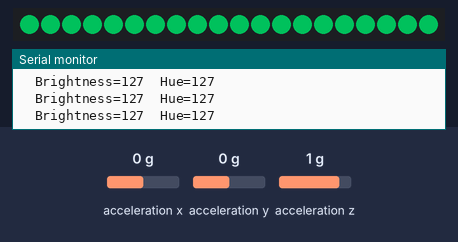
This sketch was run on a simulated Arduino Uno, built with avr-gcc and run on an emulated ATmega328P. On the bench: 20 RGB LEDs in strip order, left to right, the last lines printed to the serial monitor. Wiring (inferred from the names in the program): ADXL345 accelerometer at I2C address 0x53. The inputs (shaded band) are chosen by the test bench; at power-on: acceleration x 0 g, acceleration z 1 g, acceleration y 0 g. Dim RGB values are drawn brighter than linear.

Above: at 8.1 s.
8.2 s: acceleration x set to 1.4 g
At 9.4 s:
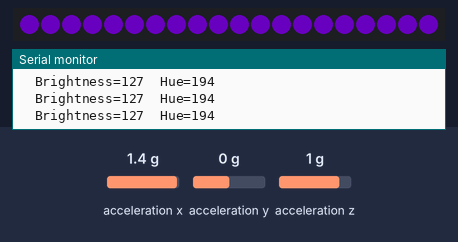
9.8 s: acceleration z set to -0.8 g
At 10.9 s:
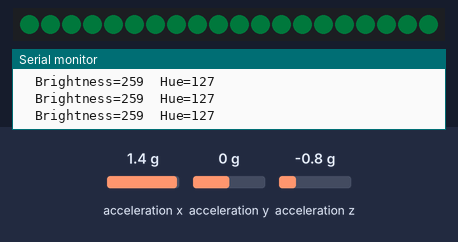
11.3 s: acceleration y set to -1.4 g
At 12.1 s:
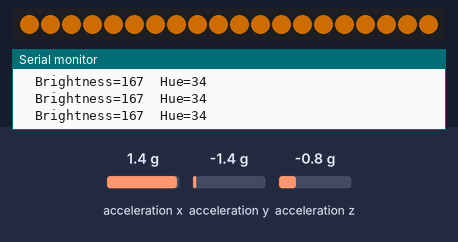
12.8 s: acceleration y set to 0.8 g
At 13.3 s:
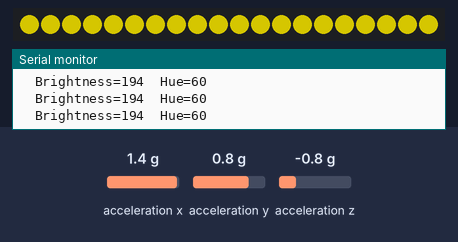
14.3 s: acceleration y set to 1.4 g
At 14.8 s:
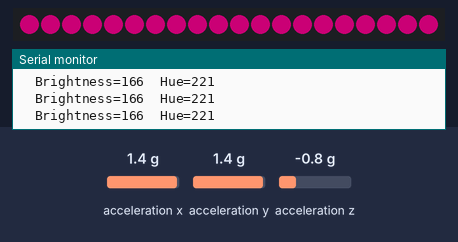
15.8 s: acceleration y set to 0 g
At 17.3 s:
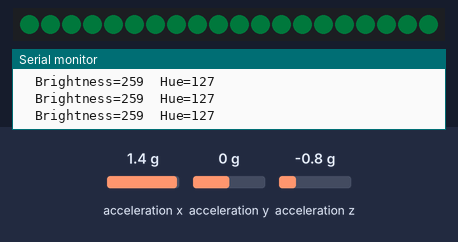
Timing chart, 0 to 18.3 s (numbered marks = the images above; inputs shaded):
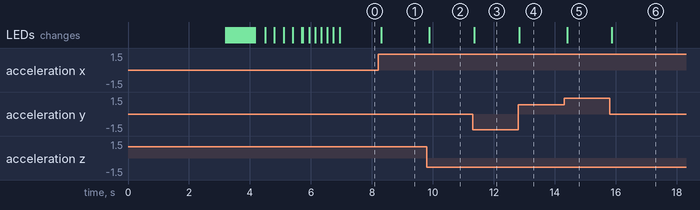

Measured:
- after the input at 8.2 s, the LEDs: change after 0.11 s (image 1)
- after the input at 9.8 s, the LEDs: change after 0.08 s (image 2)
- after the input at 11.3 s, the LEDs: change after 0.06 s (image 3)
- after the input at 12.8 s, the LEDs: change at once (image 4)
- after the input at 14.3 s, the LEDs: change after 0.10 s (image 5)
- after the input at 15.8 s, the LEDs: change after 0.07 s (image 6)

The sketch:

rgb-accelerometer.ino
```cpp
// Seth Donohue - RGB LED controlled by 3axis tilt of ADXL345
// DONE: ADD toggle input to allow adustment of axis individually.
//      - may need  different buttons? Answer: Yup.
//      - Can use one button to cycle through and show a signal LED that tells which axis you are adjusting
//        - OR have the LED's flash a count for X, Y or Z axis.
//        - Solution: USe one momentary button for X and one for Y. LED strip indicates if adustment is working or not.
// DONE: HOW? To get Z-axis to be adjustable? Answer: Not posible at this time.
// TODO: Use Z Axis and hand up-down motion to turn off an on lights?
// TODO: Use Single tap for high fives to turn LED's white quickly and fade away.
// TODO: Use Double Tap to cycle through LED patterns.
/*************************************************************************/
// Controller Inputs

// Used to convert radians to degrees, set to 1/1 to keep output to radians
int degreeToRadControl = PI/PI;

// Axis Adjustment Toggle and pins
int XadjustmentAllowed = 1; // TODO: set back to 0
int YadjustmentAllowed = 1; // TODO: set back to 0
const int XtogglePin = 9;
const int YtogglePin = 8;

// Accelerometer declarations and imports
#include <Wire.h>  //Call the I2C library built in Arduino
#include <SparkFun_ADXL345.h> // SparkFun ADXL345 Library

// TODO: Is the below needed or does Wire do the same thing?
 ADXL345 adxl = ADXL345();             // USE FOR I2C COMMUNICATION

//Set the address of the register
#define Register_ID 0
#define Register_2D 0x2D
#define Register_X0 0x32
#define Register_X1 0x33
#define Register_Y0 0x34
#define Register_Y1 0x35
#define Register_Z0 0x36
#define Register_Z1 0x37

int ADXAddress = 0x53;  //I2C address
int X0, X1, X_out;
int Y0, Y1, Y_out;
int Z1, Z0, Z_out;
double Xg, Yg, Zg;
double Xangle, Yangle, Zangle;
int BRIGHTNESS = 100;
int singleHUE = 10;

// FastLED Strip definitions
#include <FastLED.h>

#define LED_PIN 7
#define CLOCK_PIN 9
#define NUM_LEDS 20
// #define LED_TYPE WS2812
#define LED_TYPE APA102

// #define COLOR_ORDER GRB
#define COLOR_ORDER RGB

CRGB leds[NUM_LEDS];

#define UPDATES_PER_SECOND 10

// Function declarations
// RGB Strip FILL ALL base don Hue
void fillAllLEDs(int hue)
{
  for (int i = 0; i < NUM_LEDS; i++)
  {
    leds[i].setHue(hue);
  }
}

void fadeOut(int delay){
  for(int j=254;j >= 0; j--) {
    FastLED.setBrightness(j);
    FastLED.delay(delay);
  }
}

void flash(int cycles, int hue, int brightness, int speed){;
  fillAllLEDs(hue);
  FastLED.show();
  for(int i=0; i < cycles; i++){
    FastLED.setBrightness(brightness);
    FastLED.show();
    delay(speed);
    FastLED.setBrightness(0);
    FastLED.show();
    delay(speed);
  }
}

// Calculating radians and then converting to degrees with atan(param) * (180/PI);
//    adding 1.5 radians to end to make range from 0rad to 3rad instead of -1.5rad to 1.5rad
double X_angle(double Xg, double Yg, double Zg, int degreeControl) {
  return (atan(Xg/(sqrt((Yg*Yg) + (Zg*Zg))))*degreeControl) + 1.5;
}

double Y_angle(double Xg, double Yg, double Zg, int degreeControl) {
  return (atan(Yg/(sqrt((Xg*Xg) + (Zg*Zg))))*degreeControl) + 1.5;
}

double Z_angle(double Xg, double Yg, double Zg, int degreeControl) {
  return (atan(Zg/(sqrt((Yg*Yg) + (Xg*Xg))))*degreeControl) + 1.5;
}

// FASTLed Patterns  - taken from https://www.tweaking4all.com/hardware/arduino/adruino-led-strip-effects/
// Rainbow - https://github.com/Resseguie/FastLED-Patterns/blob/master/fastled-patterns.ino
void rainbow(int cycles, int speed) {
  if(cycles == 0){
	for(int i=0; i < NUM_LEDS; i++){
//	   leds[i] = Wheel(((i*256/NUM_LEDS)) & 255);
	  leds[i].setHue((i*256)/NUM_LEDS);
	}
	FastLED.show();
  }else{
	for(int i=0; i < 256*cycles; i++){
	  for(int j=0; j < NUM_LEDS; j++){
		// leds[i] = Wheel(((j*256) + i) & 255);
		leds[j].setHue((j*256) + i);
	  }
	  FastLED.show();
	  FastLED.delay(speed);
	}
  }
}

// Flash to white and Fade out
// TODO: Figure out mathematical solution to a proper fade, currently I just experiment and the
//       delay is roughly equivalent to the cycles to have a linear decrease in brigthness.
void whiteFlash(int flashLength, int fadeTime) {
  // fadeTime is in seconds and is multipled times 100 to workk with our step/delay of 10ms
  // example: fadeTime = 5, 5 * 100 = 500, 500 * 10ms delay  = 5000ms total time.
  FastLED.setBrightness(255);
  for(int i=0; i < NUM_LEDS; i++){
    leds[i].setRGB(255, 255, 255);
  }
  FastLED.show();
  FastLED.delay(1000);
//  FastLED.delay(flashLength);

  fadeOut(10);
  FastLED.setBrightness(0);
}

// Bootup Loop
void bootupLoop() {
  Serial.println('+Bootup Sequence');
  for(int i=0; i < NUM_LEDS ;i++){
    leds[i].setRGB(255,255,255);
    FastLED.show();
    FastLED.delay(50);
  }
  rainbow(1, 0);
  fadeOut(5);
  flash(3, 100, 25, 200);
}


/**************************************************************************/
void setup()
{
  // -------------- RGB-Accelerometer LED Color Control Setup --------------
  delay(3000); // power-up safety delay

  // RGB STRIP setup
  // FastLED.addLeds<LED_TYPE, LED_PIN, COLOR_ORDER>(leds, NUM_LEDS).setCorrection(TypicalLEDStrip);
  FastLED.addLeds<LED_TYPE, LED_PIN, CLOCK_PIN, COLOR_ORDER>(leds, NUM_LEDS).setCorrection(TypicalLEDStrip);
  FastLED.setBrightness(BRIGHTNESS);

  //initialize the X-toggle pin as input
  pinMode(XtogglePin,INPUT);

  //initialize the Y-toggle pin as input
  pinMode(YtogglePin,INPUT);

  //ADXL345
  Serial.begin(115200);//Set the baud rate of serial monitor as 9600bps
  delay(100);
  Wire.begin();  //Initialize I2C
  delay(100);
  Wire.beginTransmission(ADXAddress);
  Wire.write(Register_2D);
  Wire.write(8);
  Wire.endTransmission();
  Serial.println("Accelerometer Test ");
  Serial.print("Degree to Radian Control set to: ");
  Serial.println(degreeToRadControl);

  // -------------- TAP Detection Setup --------------
  adxl.powerOn();                     // Power on the ADXL345

  adxl.setRangeSetting(16);           // Give the range settings
                                      // Accepted values are 2g, 4g, 8g or 16g
                                      // Higher Values = Wider Measurement Range
                                      // Lower Values = Greater Sensitivity

  adxl.setSpiBit(0);                  // Configure the device to be in 4 wire SPI mode when set to '0' or 3 wire SPI mode when set to 1
                                      // Default: Set to 1
                                      // SPI pins on the ATMega328: 11, 12 and 13 as reference in SPI Library

  adxl.setActivityXYZ(1, 0, 0);       // Set to activate movement detection in the axes "adxl.setActivityXYZ(X, Y, Z);" (1 == ON, 0 == OFF)
  adxl.setActivityThreshold(75);      // 62.5mg per increment   // Set activity   // Inactivity thresholds (0-255)

  adxl.setInactivityXYZ(1, 0, 0);     // Set to detect inactivity in all the axes "adxl.setInactivityXYZ(X, Y, Z);" (1 == ON, 0 == OFF)
  adxl.setInactivityThreshold(75);    // 62.5mg per increment   // Set inactivity // Inactivity thresholds (0-255)
  adxl.setTimeInactivity(10);         // How many seconds of no activity is inactive?

  adxl.setTapDetectionOnXYZ(0, 0, 1); // Detect taps in the directions turned ON "adxl.setTapDetectionOnX(X, Y, Z);" (1 == ON, 0 == OFF)

  // Set values for what is considered a TAP and what is a DOUBLE TAP (0-255)
  adxl.setTapThreshold(50);           // 62.5 mg per increment
  adxl.setTapDuration(15);            // 625 μs per increment
  adxl.setDoubleTapLatency(80);       // 1.25 ms per increment
  adxl.setDoubleTapWindow(200);       // 1.25 ms per increment

  // Set values for what is considered FREE FALL (0-255)
  adxl.setFreeFallThreshold(7);       // (5 - 9) recommended - 62.5mg per increment
  adxl.setFreeFallDuration(30);       // (20 - 70) recommended - 5ms per increment

  // Setting all interupts to take place on INT1 pin
  //adxl.setImportantInterruptMapping(1, 1, 1, 1, 1);     // Sets "adxl.setEveryInterruptMapping(single tap, double tap, free fall, activity, inactivity);"
                                                        // Accepts only 1 or 2 values for pins INT1 and INT2. This chooses the pin on the ADXL345 to use for Interrupts.
                                                        // This library may have a problem using INT2 pin. Default to INT1 pin.

  // Turn on Interrupts for each mode (1 == ON, 0 == OFF)
  adxl.InactivityINT(1);
  adxl.ActivityINT(1);
  adxl.FreeFallINT(1);
  adxl.doubleTapINT(1);
  adxl.singleTapINT(1);

  bootupLoop();
}
/***************************************************************************/
void loop() // run over and over again
{
  // -------------- RGB-Accelerometer Control Main Program --------------
  // X-Axis reading...
  Wire.beginTransmission(ADXAddress);
  Wire.write(Register_X0);
  Wire.write(Register_X1);
  Wire.endTransmission();
  Wire.requestFrom(ADXAddress, 2);
  if (Wire.available() <= 2);
  {
    X0 = Wire.read();
    X1 = Wire.read();
    X1 = X1 << 8;
    X_out = X0 + X1;
  }

  // Y-Axis reading...
  Wire.beginTransmission(ADXAddress);
  Wire.write(Register_Y0);
  Wire.write(Register_Y1);
  Wire.endTransmission();
  Wire.requestFrom(ADXAddress, 2);
  if (Wire.available() <= 2);
  {
    Y0 = Wire.read();
    Y1 = Wire.read();
    Y1 = Y1 << 8;
    Y_out = Y0 + Y1;
  }
  // Z-Axis reading...
  Wire.beginTransmission(ADXAddress);
  Wire.write(Register_Z0);
  Wire.write(Register_Z1);
  Wire.endTransmission();
  Wire.requestFrom(ADXAddress, 2);
  if (Wire.available() <= 2);
  {
    Z0 = Wire.read();
    Z1 = Wire.read();
    Z1 = Z1 << 8;
    Z_out = Z0 + Z1;
  }

  //Convert the output result into the acceleration g, accurate to 2 decimal points.
  Xg = X_out / 256.00;
  Yg = Y_out / 256.00;
  Zg = Z_out / 256.00;

  Xangle = X_angle(Xg, Yg, Zg, degreeToRadControl);
  Yangle = Y_angle(Xg, Yg, Zg, degreeToRadControl);
  Zangle = Z_angle(Xg, Yg, Zg, degreeToRadControl);

  // Read the state of the toggle pins and check if the buttons are pressed
  // if it is the state is HIGH
  //if (digitalRead(XtogglePin) == HIGH)
  //{
    // XadjustmentAllowed = 1;
    // RGB STRIP Hue setting based on ADXL345 X-Axis ONLY
    singleHUE = (255 * (Xangle / 3)); // Radians

    // RGB STRIP
    fillAllLEDs(singleHUE);
    // fill_solid(&(leds[i]), 10 /*number of leds*/, CHSV(224, 187, 255));
    FastLED.show();
  //} else {
    // XadjustmentAllowed = 0;
  //}

  //if (digitalRead(YtogglePin) == HIGH)
  //{
    // YadjustmentAllowed = 1;
    BRIGHTNESS = (255 * (Yangle / 3)); // Radians
    FastLED.setBrightness(BRIGHTNESS);
  // }
  // else
  // {
    // YadjustmentAllowed = 0;
  // }

//  Serial.print("X-Allowed=");
//  Serial.print(XadjustmentAllowed);
//  Serial.print("\tY-Allowed=");
//  Serial.print(YadjustmentAllowed);
 Serial.print("\tBrightness=");
 Serial.print(BRIGHTNESS);
 Serial.print("\tHue=");
 Serial.println(singleHUE);

  // -------------- TAP Detection Main Program --------------
  int x,y,z;
  adxl.readAccel(&x, &y, &z);         // Read the accelerometer values and store them in variables declared above x,y,z
  byte interrupts = adxl.getInterruptSource();

  // Free Fall Detection
  if(adxl.triggered(interrupts, ADXL345_FREE_FALL)){
    Serial.println("*** FREE FALL ***");
    // TODO: Cycle through colors when freefalling
    // Tracer to End of Arms.
    FastLED.setBrightness(0);
    FastLED.delay(100);

    for(int i=2; i < NUM_LEDS - 1; i++){
      leds[i-2].setRGB(0,0,0);
      leds[i-1].setHue(100);
      leds[i].setHue(175);
      leds[i+1].setHue(250);
      Serial.print(i);
      Serial.print(" ");
      FastLED.setBrightness(150);
      FastLED.show();
      FastLED.delay(50);
    }
  }

  // Inactivity
  // if(adxl.triggered(interrupts, ADXL345_INACTIVITY)){
  //   Serial.println("*** INACTIVITY ***");
  //    // TODO: Can I use this to fade out the LED's?
  //   FastLED.setBrightness(25);
  // }

  // Activity
  // if(adxl.triggered(interrupts, ADXL345_ACTIVITY)){
  //   Serial.println("*** ACTIVITY ***");
  //    // TODO: Can I use this to fade in the LED's?
  // }

  // Double Tap Detection
  // if(adxl.triggered(interrupts, ADXL345_DOUBLE_TAP)){
  //   Serial.println("*** DOUBLE TAP ***");
  //   // TODO: USE This to Cycle Through LED patterns
  //   //       - Find Pattern Library!
  //   FastLED.setBrightness(100);
  //   rainbow(5, 5);
  // }

  // Tap Detection
  // if(adxl.triggered(interrupts, ADXL345_SINGLE_TAP)){
  //   Serial.println("*** TAP ***");
  //     // DONE: Flash White, Full Brightness, then fade out
  //   whiteFlash(100, 5);
  // }

  // Adjust the value to change the refresh rate.
  FastLED.delay(1000 / UPDATES_PER_SECOND);
}
```
